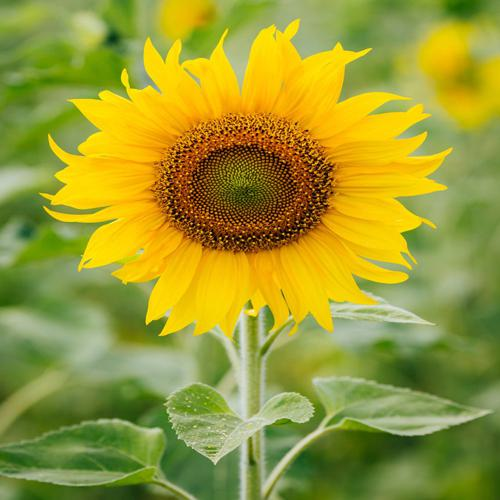
#> input picture Image processing/Photos/small_test_flower.jpg, 500 x 500 px
$ python 'Otsu'"'"'s Algorithm (Histogram Thresholding).py'
#> lines starting #> are read from the running program, lines starting #| are printed output that depends on the picture; after the words box and inside, x2 and y2 are one past the last pixel; in counts of white or black regions, pixels touching at a corner belong together
import cv2

img = cv2.imread('Photos/small_test_flower.jpg',0)
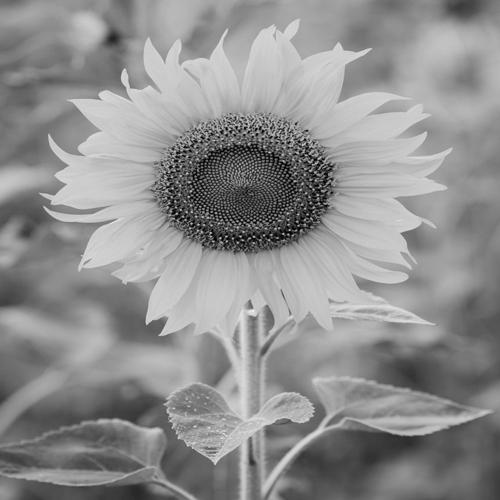
#> img: shape (500, 500); min 0, max 242, mean 142.5

ret, thesh_img = cv2.threshold(img, 0, 255, cv2.THRESH_OTSU)
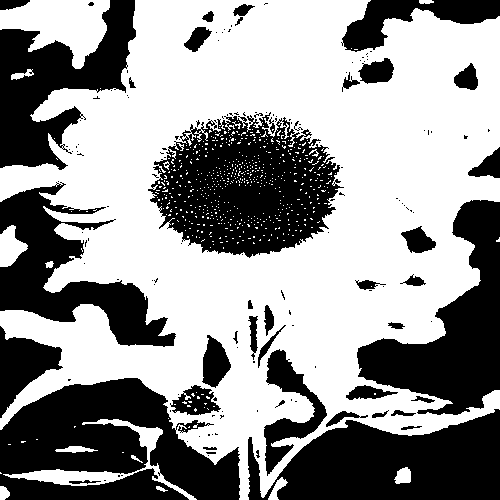
#> thesh_img: shape (500, 500); 58.1% white; 154 black regions (113 under 20 px), largest, box (x1, y1, x2, y2) and area: (0, 378, 240, 500) 19272, (148, 112, 344, 258) 17935, (248, 409, 500, 500) 15500
#> ret = 136

#resulting images
cv2.imshow('Theshold image',thesh_img)
cv2.imshow('Original image',img)
cv2.waitKey(0)
cv2.destroyAllWindows()

$ run again, with Image processing/Photos/low_const.jpg copied over Image processing/Photos/small_test_flower.jpg
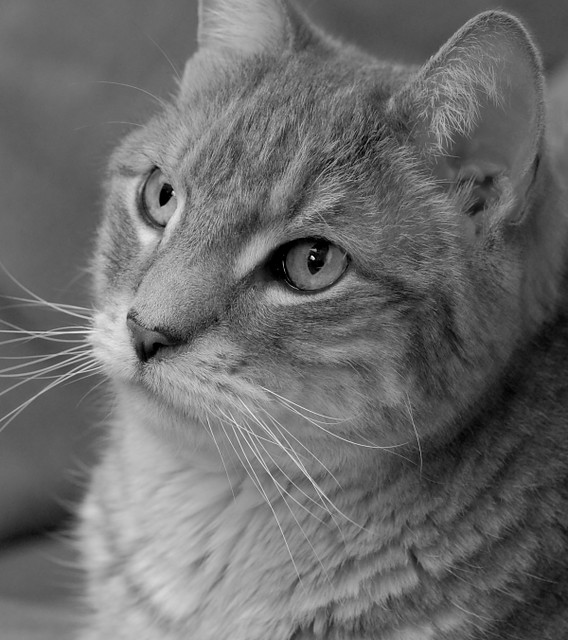
#> input picture Image processing/Photos/low_const.jpg, 568 x 640 px
#> img is the input picture: shape (640, 568); min 0, max 255, mean 107.3
#> `ret, thesh_img = cv2.threshold(img, 0, 255, cv2.THRESH_OTSU)`:
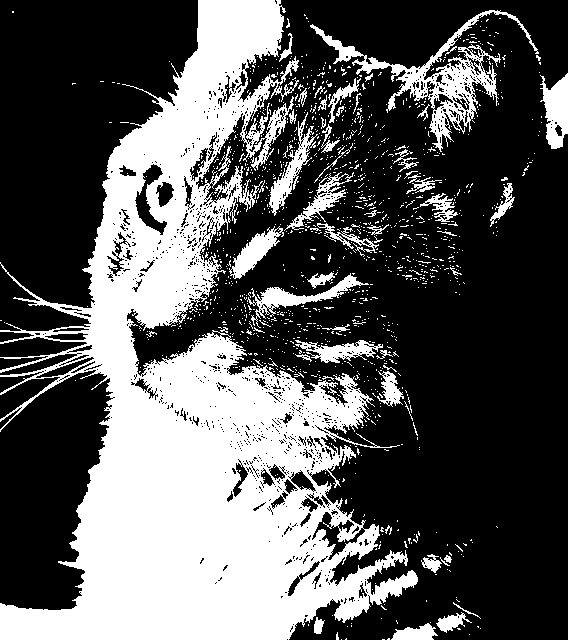
#> thesh_img: shape (640, 568); 34.9% white; 1267 white regions (1213 under 20 px), largest, box (x1, y1, x2, y2) and area: (0, 0, 418, 640) 106433, (310, 10, 539, 152) 5106, (540, 73, 568, 149) 1361
#> ret = 117

$ run again, with Image processing/Photos/photo.jpg copied over Image processing/Photos/small_test_flower.jpg
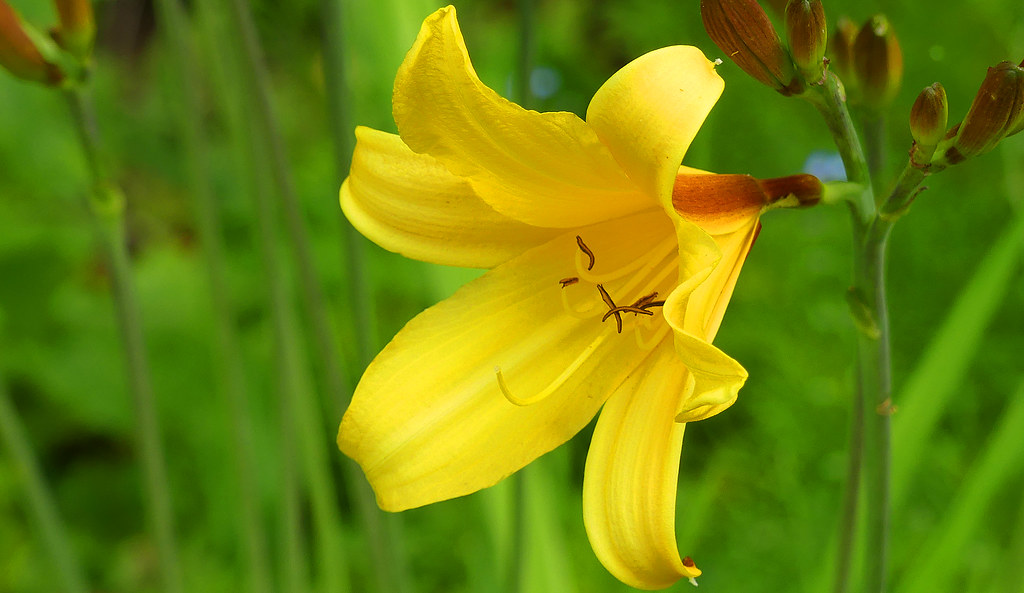
#> input picture Image processing/Photos/photo.jpg, 1024 x 593 px
#> `img = cv2.imread('Photos/small_test_flower.jpg',0)`:
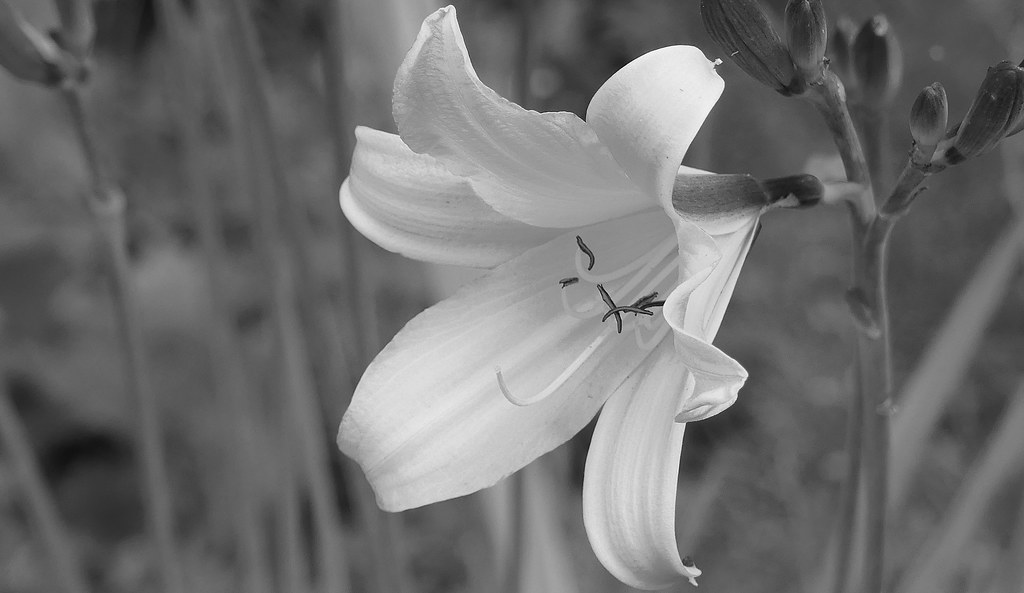
#> img: shape (593, 1024); min 0, max 255, mean 111.1
#> `ret, thesh_img = cv2.threshold(img, 0, 255, cv2.THRESH_OTSU)`:
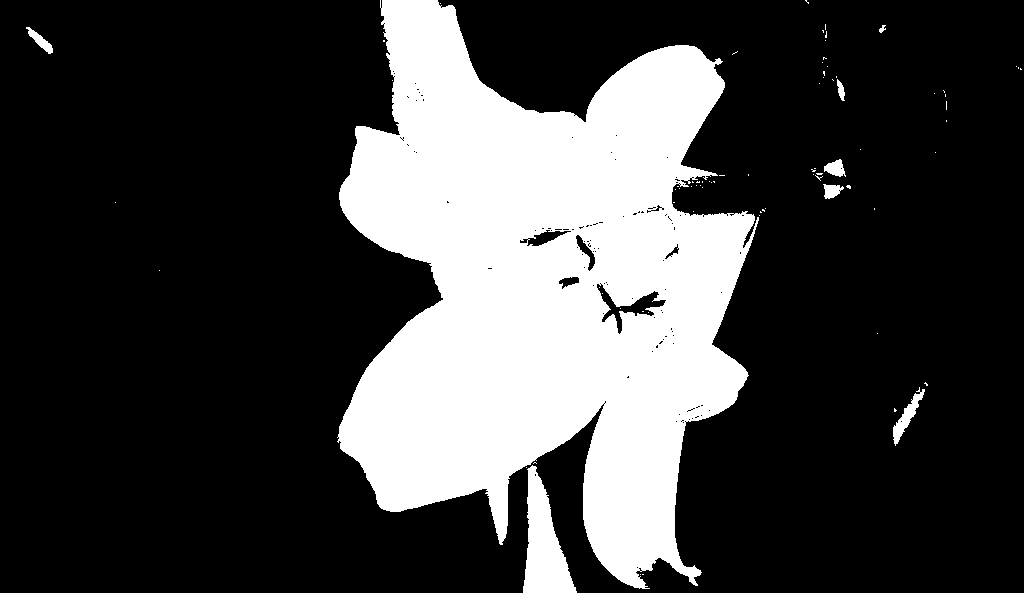
#> thesh_img: shape (593, 1024); 25.5% white; 77 white regions (69 under 20 px), largest, box (x1, y1, x2, y2) and area: (337, 0, 759, 589) 149689, (523, 465, 577, 593) 3690, (893, 387, 925, 446) 533
#> ret = 133
